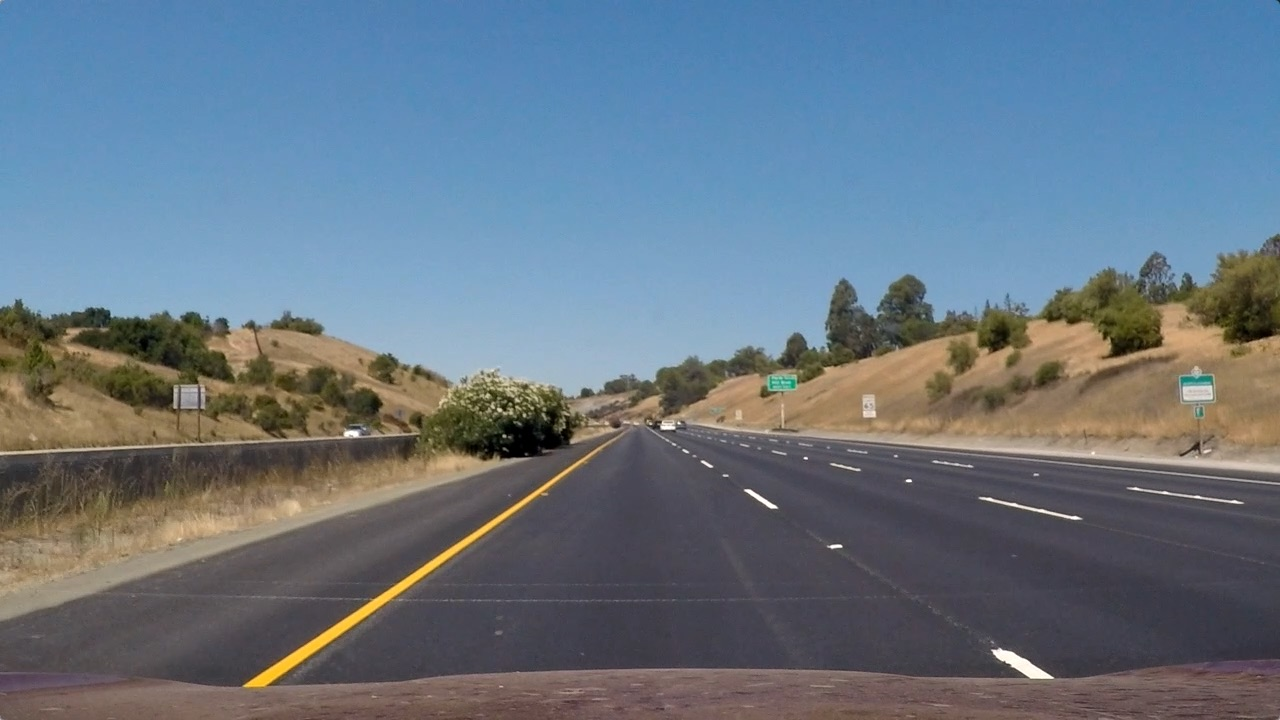
#> input picture practice/images/straight_lines1.jpg, 1280 x 720 px, found by its file name
$ python warp.py
#> lines starting #> are read from the running program, lines starting #| are printed output that depends on the picture
import numpy as np
import cv2
import matplotlib.pyplot as plt
import matplotlib.image as mpimg

im = mpimg.imread('practice/images/straight_lines1.jpg')
#> im is the input picture: shape (720, 1280, 3); mean R, G, B 103.2, 117.7, 131.2
# plt.imshow(im)

# trapezoid points [ topright, botright, botleft, topleft]
mask = [ [683, 447], [1037, 666], [270, 666], [596, 447]]
dst = [[900, 0], [900, 666], [200, 666], [200,0]]

def region(im, mask):
    # result = np.copy(im)
    pts = np.array([mask], np.int32)
    pts = pts.reshape((-1,1,2))
    result = cv2.polylines(im, [pts], True, (255, 0, 0), 4)
    # cv2.fillPoly(result, pts, 255)
    return result

def warp(im, mask, dst):
    size = (im.shape[1], im.shape[0])
#> size = (1280, 720)
    # points coordinates on original image
    src = np.float32(mask)

    # expected points coordinates
    dst = np.float32(dst)

    # compute the perspective transform matrix
    M = cv2.getPerspectiveTransform(src, dst)

    # create warped image - use linear interpolation
    warped = cv2.warpPerspective(im, M, size, flags=cv2.INTER_LINEAR)
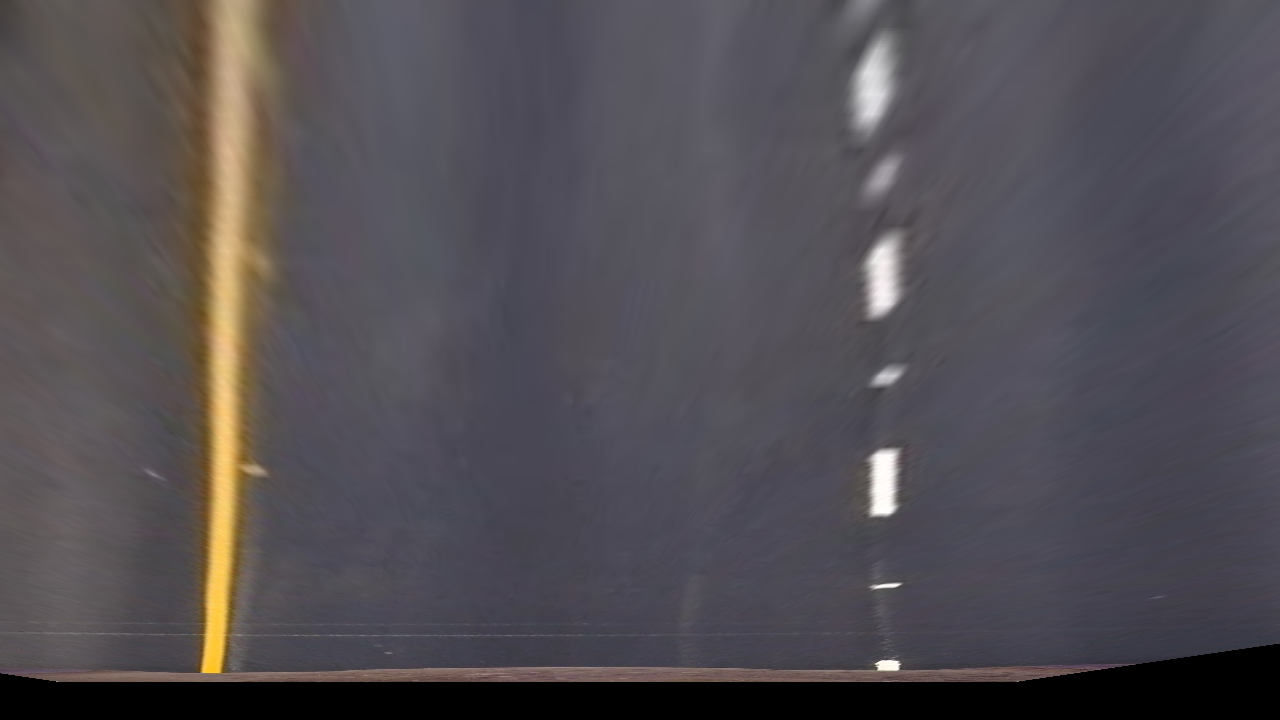
#> warped: shape (720, 1280, 3); mean R, G, B 82.4, 78.2, 83.1

    return warped

def plot(im, name_im, result, name_result):
    f, (ax1, ax2) = plt.subplots(2, 1, figsize=(10, 20))

    ax1.imshow(im)
    ax1.set_title(name_im)

    ax2.imshow(result)
    ax2.set_title(name_result)
    plt.show()

result = warp(im, mask, dst)
#> (the run stopped early here; a loop or call above may not have finished)

$ run again, with practice/images/straight_lines2.jpg copied over practice/images/straight_lines1.jpg
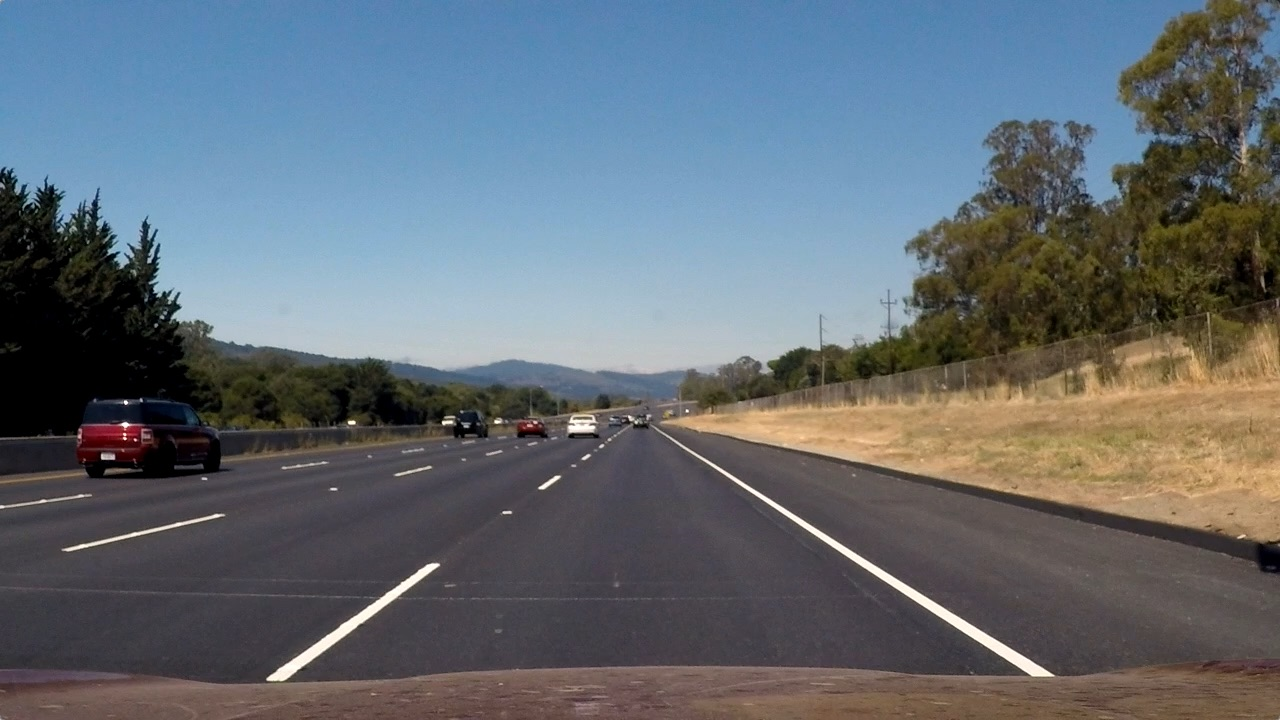
#> input picture practice/images/straight_lines2.jpg, 1280 x 720 px, found by its file name
#> im is the input picture: shape (720, 1280, 3); mean R, G, B 99.4, 107.7, 115.1
#> in warp, `warped = cv2.warpPerspective(im, M, size, flags=cv2.INTER_LINEAR)`:
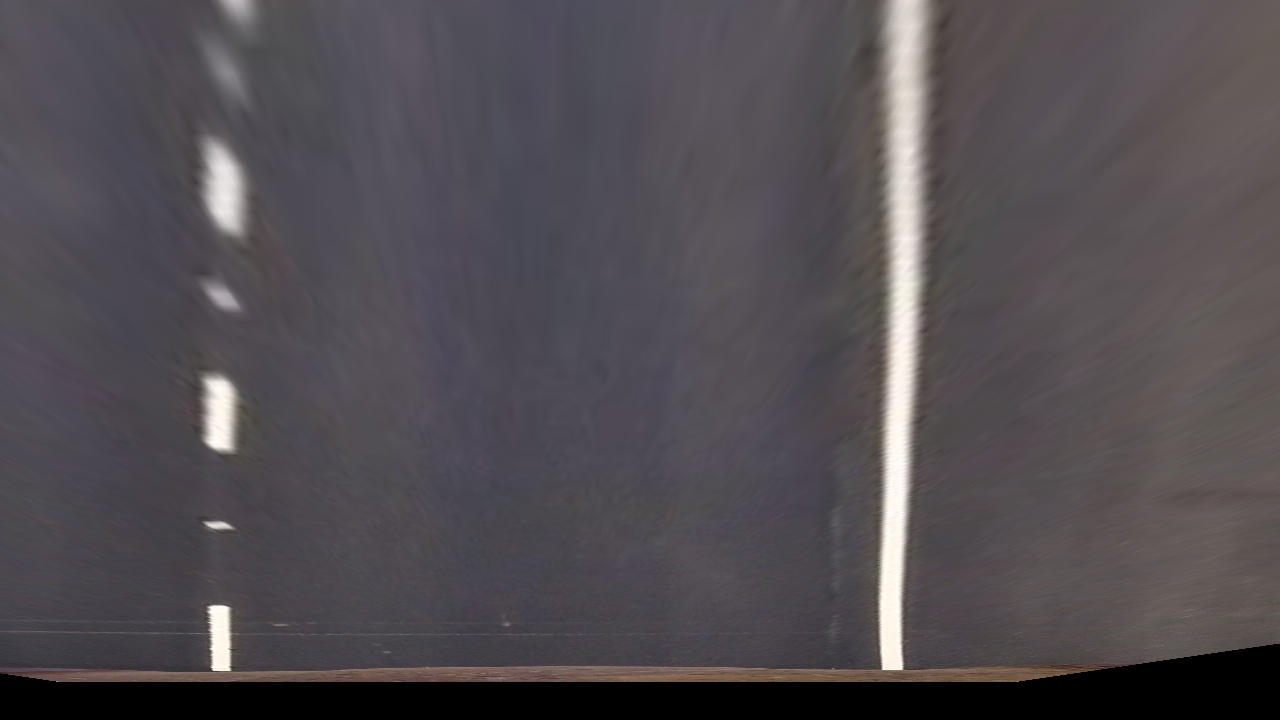
#> warped: shape (720, 1280, 3); mean R, G, B 81.9, 76.9, 81.7

$ run again, with practice/images/test1.jpg copied over practice/images/straight_lines1.jpg
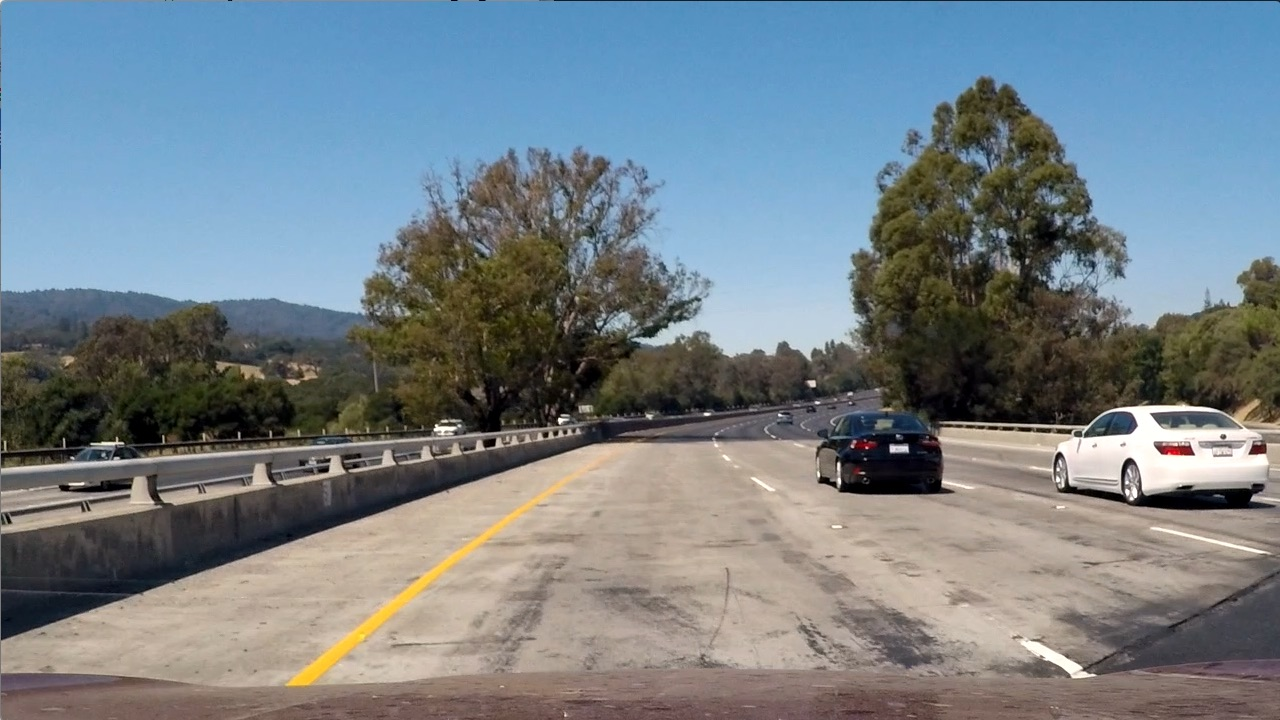
#> input picture practice/images/test1.jpg, 1280 x 720 px, found by its file name
#> im is the input picture: shape (720, 1280, 3); mean R, G, B 117.5, 128.7, 135.5
#> in warp, `warped = cv2.warpPerspective(im, M, size, flags=cv2.INTER_LINEAR)`:
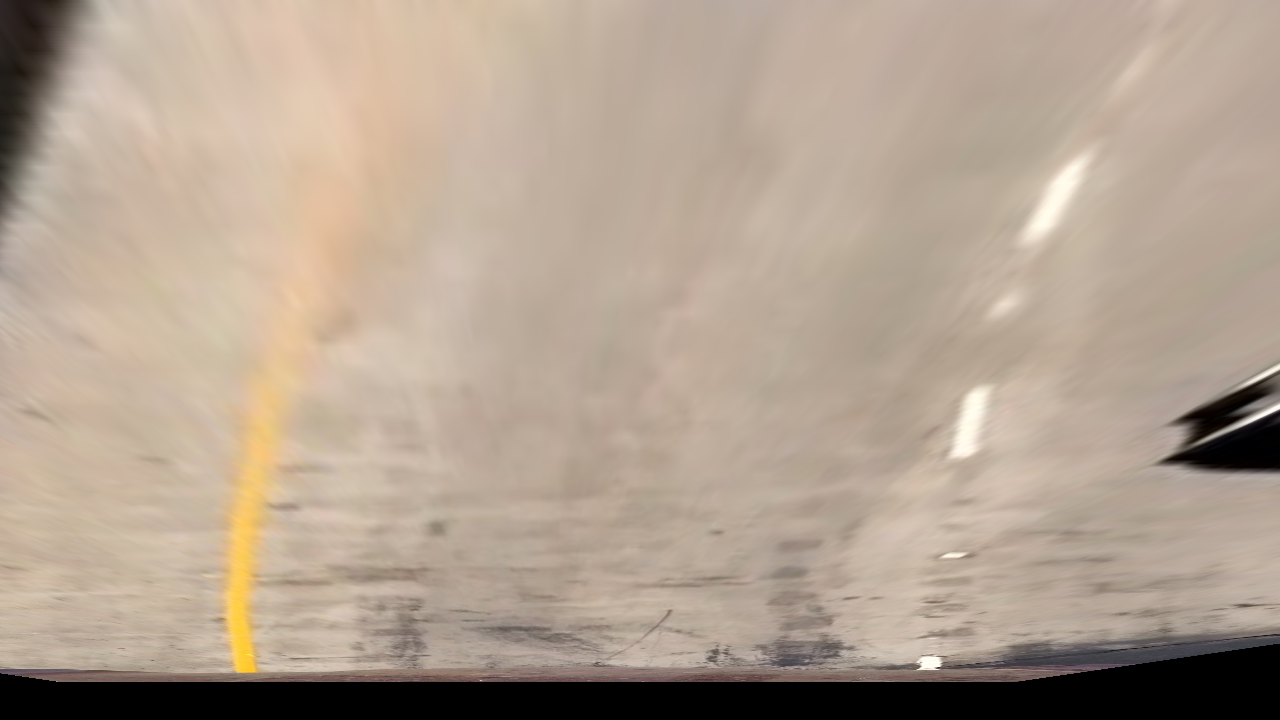
#> warped: shape (720, 1280, 3); mean R, G, B 177.5, 160.8, 144.6

$ run again, with practice/images/test2.jpg copied over practice/images/straight_lines1.jpg
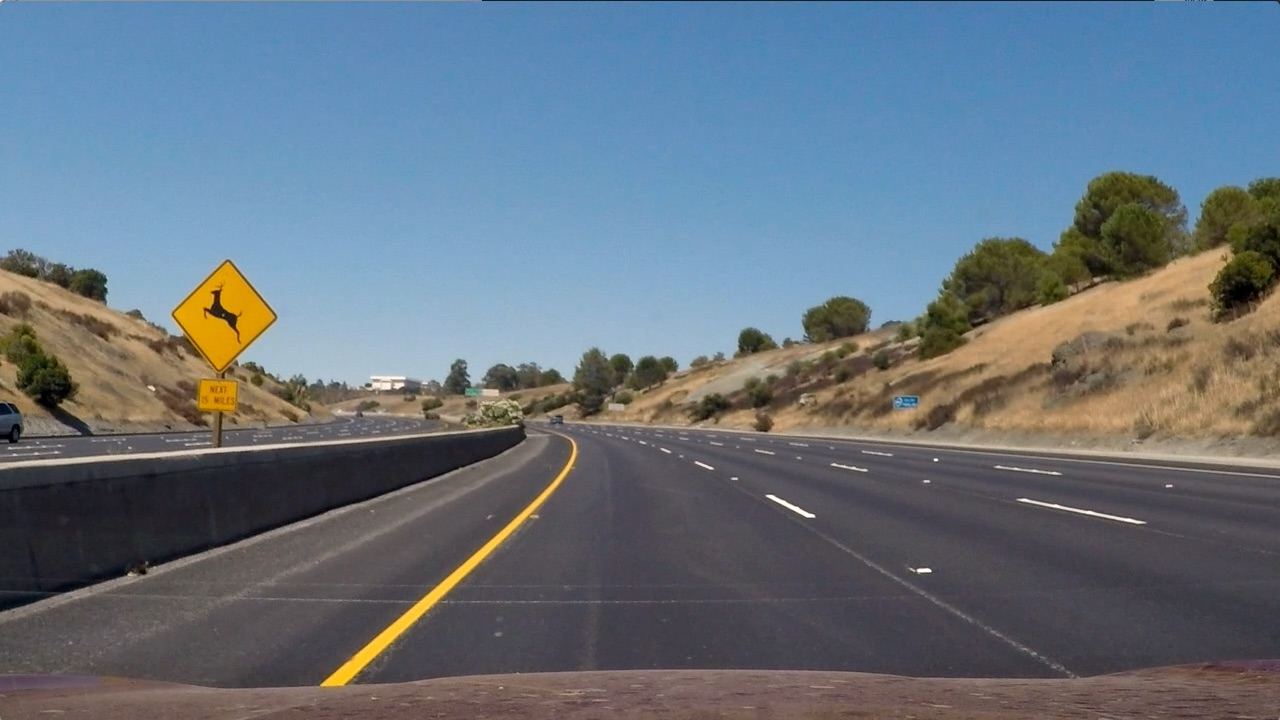
#> input picture practice/images/test2.jpg, 1280 x 720 px, found by its file name
#> im is the input picture: shape (720, 1280, 3); mean R, G, B 102.8, 114.6, 125.5
#> in warp, `warped = cv2.warpPerspective(im, M, size, flags=cv2.INTER_LINEAR)`:
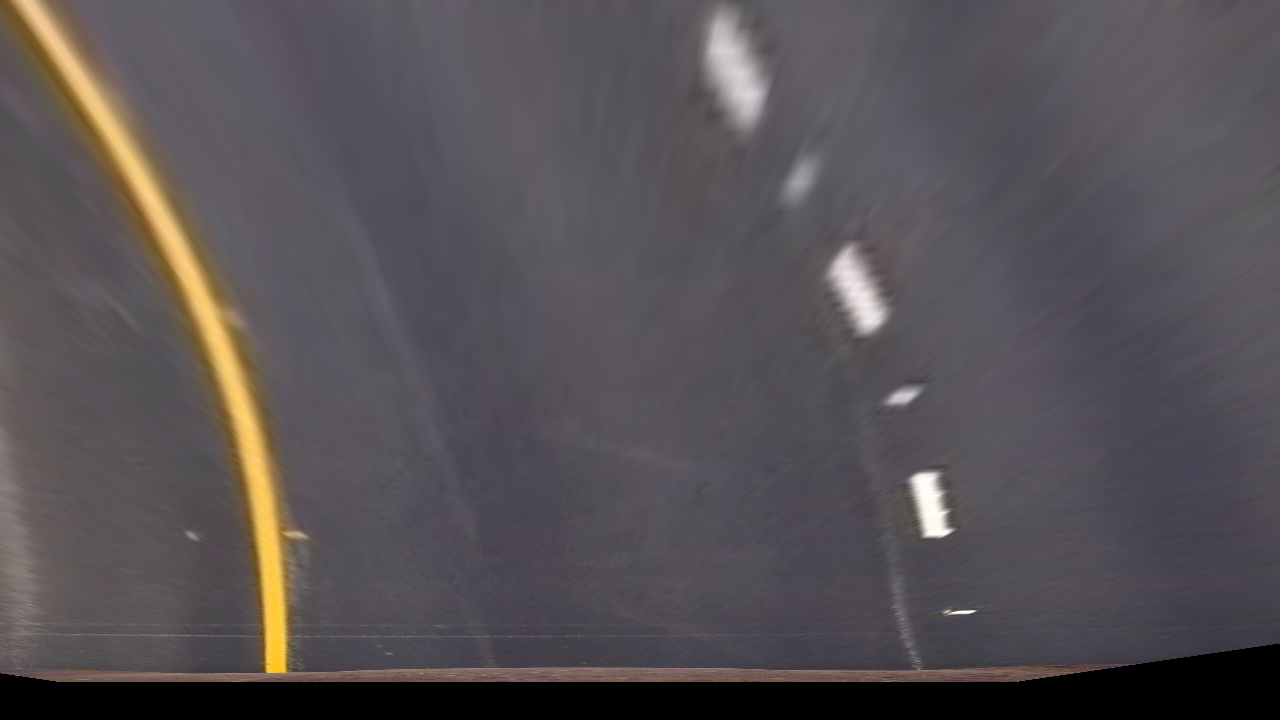
#> warped: shape (720, 1280, 3); mean R, G, B 86.2, 81.1, 84.5
